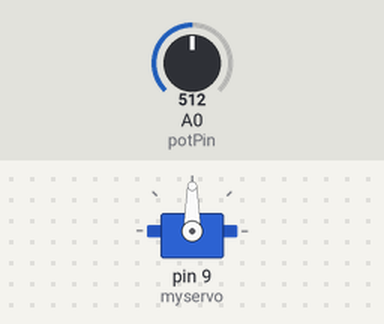
Bench run of a sketch on a simulated Arduino Uno, built with avr-gcc and run on an emulated ATmega328P. Shown: servo. Inputs (shaded band) come from the test bench; at power-on: A0 (potPin) = 512.

Above: at 1.2 s.
1.3 s: A0 (potPin) set to 716
At 1.9 s:
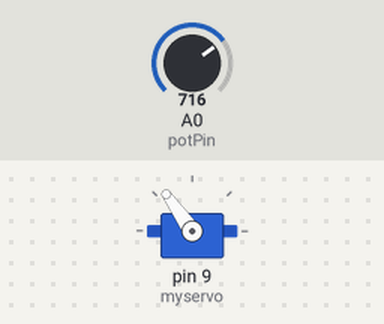
2.8 s: A0 (potPin) set to 900
At 4.0 s:
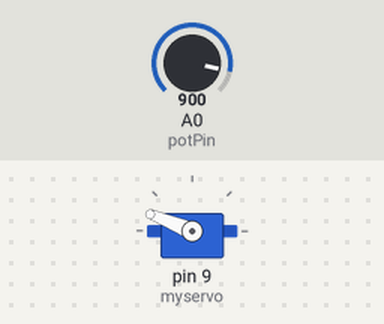
4.3 s: A0 (potPin) set to 1023
At 5.4 s:
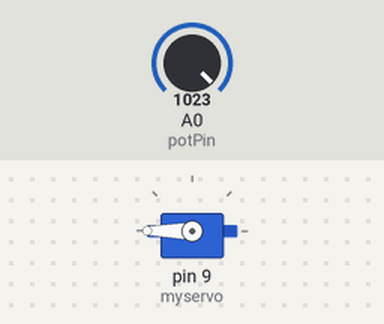
5.8 s: A0 (potPin) set to 306
At 6.3 s:
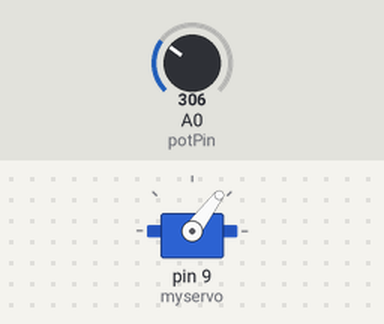
7.3 s: A0 (potPin) set to 122
At 7.7 s:
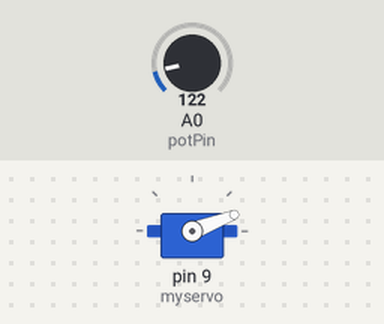
Timing chart, 0 to 9.8 s (numbered marks = the images above; inputs shaded):
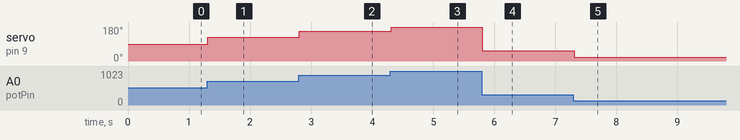

Measured:
- after the input at 1.3 s, servo on pin 9 (myservo): 90° → 125° at once
- after the input at 2.8 s, servo on pin 9 (myservo): 125° → 158° at once
- after the input at 4.3 s, servo on pin 9 (myservo): 158° → 180° at once
- after the input at 5.8 s, servo on pin 9 (myservo): 180° → 53° at once
- after the input at 7.3 s, servo on pin 9 (myservo): 53° → 21° at once

The sketch:

sketch.ino
```cpp
#include <Servo.h>

Servo myservo;  // Create servo object to control a servo
const int potPin = A0; // Analog pin connected to the potentiometer
int potValue = 0; // Variable to store the value from the potentiometer

void setup() {
  myservo.attach(9); // Attach the servo on pin 9 to the servo object
}

void loop() {
  potValue = analogRead(potPin); // Read the value of the potentiometer (value between 0 and 1023)
  int angle = map(potValue, 0, 1023, 0, 180); // Map the potentiometer value to an angle between 0 and 180
  myservo.write(angle); // Set the servo position according to the scaled value
  delay(15); // Wait for the servo to reach the position
}
```
